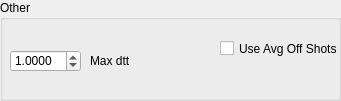
     <widget class="QGroupBox" name="d_other_box">
      <property name="geometry">
       <rect>
        <x>10</x>
        <y>320</y>
        <width>341</width>
        <height>101</height>
       </rect>
      </property>
      <property name="title">
       <string>Other</string>
      </property>
      <widget class="QCheckBox" name="d_use_avg_off_shots">
       <property name="geometry">
        <rect>
         <x>220</x>
         <y>40</y>
         <width>121</width>
         <height>17</height>
        </rect>
       </property>
       <property name="text">
        <string>Use Avg Off Shots</string>
       </property>
      </widget>
      <widget class="QDoubleSpinBox" name="d_max_dtt">
       <property name="geometry">
        <rect>
         <x>10</x>
         <y>50</y>
         <width>71</width>
         <height>22</height>
        </rect>
       </property>
       <property name="decimals">
        <number>4</number>
       </property>
       <property name="minimum">
        <double>-99.900000000000006</double>
       </property>
       <property name="singleStep">
        <double>1.100000000000000</double>
       </property>
       <property name="value">
        <double>1.000000000000000</double>
       </property>
      </widget>
      <widget class="QLabel" name="label_53">
       <property name="geometry">
        <rect>
         <x>90</x>
         <y>50</y>
         <width>81</width>
         <height>21</height>
        </rect>
       </property>
       <property name="text">
        <string>Max dtt</string>
       </property>
      </widget>
     </widget>
